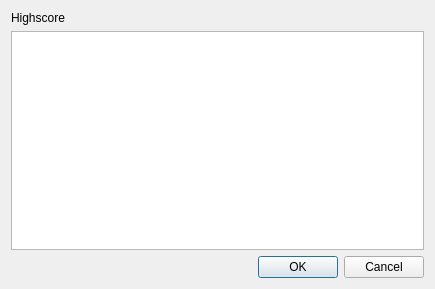
<?xml version="1.0" encoding="UTF-8"?>
<ui version="4.0">
 <class>HighscoreDialog</class>
 <widget class="QDialog" name="HighscoreDialog">
  <property name="geometry">
   <rect>
    <x>0</x>
    <y>0</y>
    <width>435</width>
    <height>289</height>
   </rect>
  </property>
  <property name="windowTitle">
   <string>Dialog</string>
  </property>
  <layout class="QVBoxLayout" name="verticalLayout">
   <item>
    <widget class="QLabel" name="label">
     <property name="text">
      <string>Highscore</string>
     </property>
    </widget>
   </item>
   <item>
    <widget class="QTableWidget" name="tableWidget"/>
   </item>
   <item>
    <widget class="QDialogButtonBox" name="buttonBox">
     <property name="orientation">
      <enum>Qt::Horizontal</enum>
     </property>
     <property name="standardButtons">
      <set>QDialogButtonBox::Cancel|QDialogButtonBox::Ok</set>
     </property>
    </widget>
   </item>
  </layout>
 </widget>
 <resources/>
 <connections>
  <connection>
   <sender>buttonBox</sender>
   <signal>accepted()</signal>
   <receiver>HighscoreDialog</receiver>
   <slot>accept()</slot>
   <hints>
    <hint type="sourcelabel">
     <x>248</x>
     <y>254</y>
    </hint>
    <hint type="destinationlabel">
     <x>157</x>
     <y>274</y>
    </hint>
   </hints>
  </connection>
  <connection>
   <sender>buttonBox</sender>
   <signal>rejected()</signal>
   <receiver>HighscoreDialog</receiver>
   <slot>reject()</slot>
   <hints>
    <hint type="sourcelabel">
     <x>316</x>
     <y>260</y>
    </hint>
    <hint type="destinationlabel">
     <x>286</x>
     <y>274</y>
    </hint>
   </hints>
  </connection>
 </connections>
</ui>
